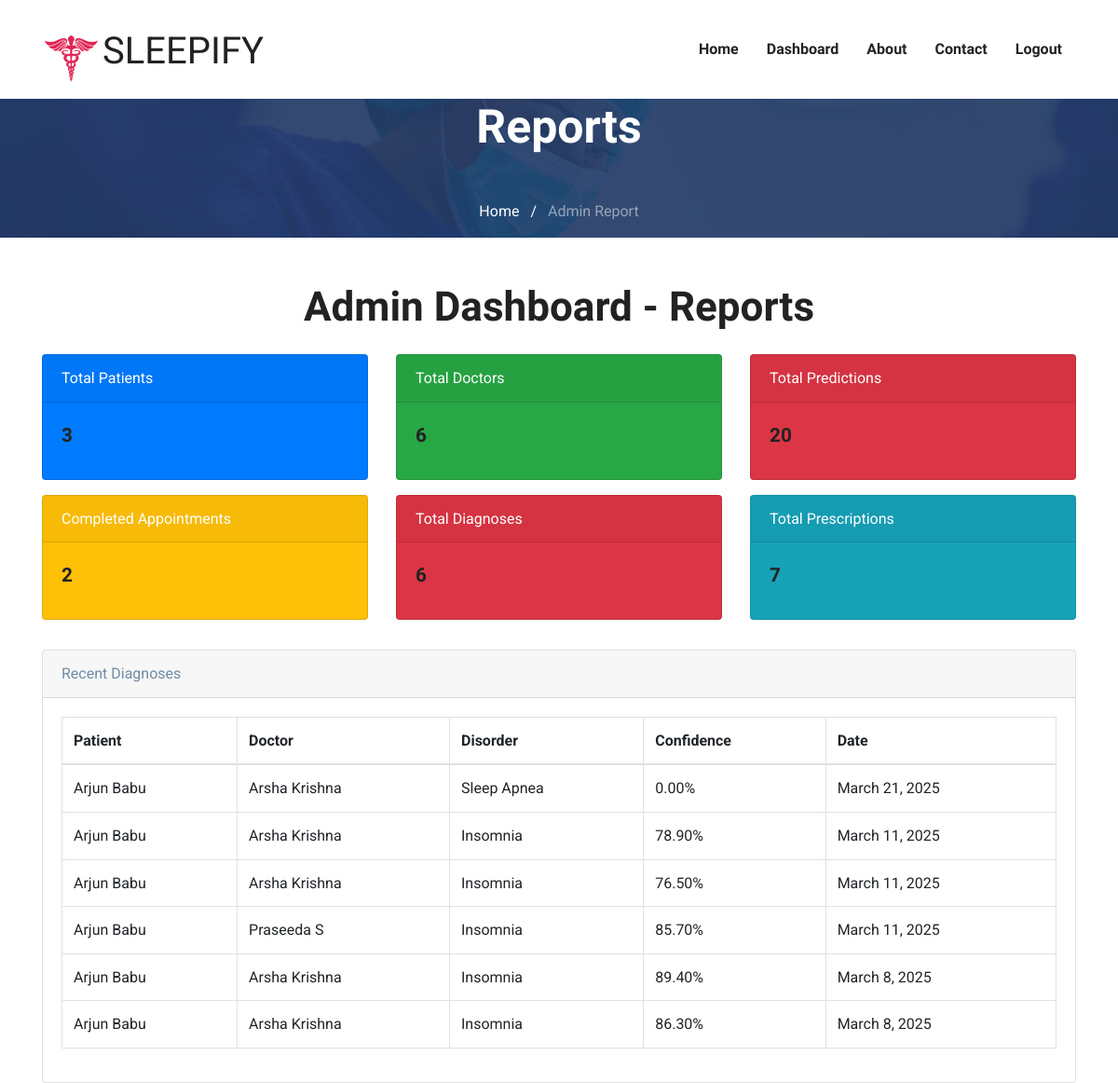
The app's page /siteAdmin/adminReports/ (signed in) with its own data.
### doctor/models.py (models this page shows, shortened)
class Diagnosis(models.Model):
    consulting = models.ForeignKey(Consulting, on_delete=models.CASCADE, related_name="diagnoses")
    diagnosis_date = models.DateField(auto_now_add=True)
    sleep_disorder = models.CharField(max_length=255)
    confidence_score = models.CharField(null=True, blank=True,max_length=15)
    notes = models.TextField(null=True, blank=True)

class Consulting(models.Model):
    doctor = models.ForeignKey(Doctor, on_delete=models.CASCADE)
    patient = models.ForeignKey(Patient, on_delete=models.CASCADE)
    started_on = models.DateField(auto_now_add=True)

### users/models.py (models this page shows, shortened)
class Patient(models.Model):
    fname = models.CharField(max_length=150)
    lname = models.CharField(max_length=150)
    dob = models.DateField(default='2001-01-01')
    gender_choices = (("Male","Male"),("Female","Female"))
    gender = models.CharField(max_length=20,default=None,null=True,blank=True,choices=gender_choices)
    email = models.EmailField( max_length=150,unique=True)
    phone = models.CharField(max_length=15,null=True,blank=True)
    password = models.CharField(max_length=150)
    created_on = models.DateField(auto_now_add=True)

class Doctor(models.Model):
    fname = models.CharField(max_length=150)
    lname = models.CharField(max_length=150)
    email = models.EmailField( max_length=150,unique=True)
    phone = models.CharField(max_length=15,unique=True,null=True,blank=True)
    gender_choices = (("Male","Male"),("Female","Female"))
    gender = models.CharField(max_length=20,default=None,null=True,blank=True,choices=gender_choices)
    password = models.CharField(max_length=150)
    license = models.CharField(default=None,max_length=255)
    SPECIALIST_CHOICES = (
    ("Neurologist", "Neurologist"),
    ("Psychiatrist", "Psychiatrist"),
    ("Primary Care Physician", "Primary Care Physician"),
    ("Sleep Specialist", "Sleep Specialist"),
    )
    specialization = models.CharField(max_length=50, default=None, null=True, blank=True, choices=SPECIALIST_CHOICES)
    stts = models.BooleanField(default=False)
    created_on = models.DateField(auto_now_add=True)
    profile_picture = models.ImageField(upload_to='doctor_profiles/', default='default/default.jpg', blank=True,null=True)
    bio = models.TextField(null=True, blank=True)

### siteAdmin/views.py (the view)
# urls.py: path("adminReports/", views.adminReports, name="adminReports"),
@admin_login_required()
def adminReports(request):
    total_patients = Patient.objects.count()
    total_doctors = Doctor.objects.count()
    total_diagnoses = Diagnosis.objects.count()
    total_predictions = Prediction.objects.count()
    completed_appointments = Appointment.objects.filter(status="Completed").count()
    total_prescriptions = Prescription.objects.count()
    recent_diagnoses = Diagnosis.objects.order_by('-diagnosis_date')[:10]  # Show last 10 diagnoses
    context = {
        "total_patients": total_patients,
        "total_doctors": total_doctors,
        "total_diagnoses": total_diagnoses,
        "completed_appointments": completed_appointments,
        "total_prescriptions": total_prescriptions,
        "total_predictions": total_predictions,
        "recent_diagnoses": recent_diagnoses,
    }
    return render(request, "siteAdmin/reports.html", context)

### templates/siteAdmin/reports.html (shortened to what this page needs)
{% extends '../base.html' %}
{% load static %}
{% block body %}
{% include "siteAdmin/nav.html" %}
<section class="bg-1">
    <div class="container">
      <div class="row">
        <div class="col-md-12">
          <div class="block text-center">
            <h1 class="text-capitalize mb-5 text-lg text-white">Reports</h1>
            <ul class="list-inline breadcumb-nav">
              <li class="list-inline-item"><a href="{% url 'adminHome' %}" class="text-white">Home</a></li>
              <li class="list-inline-item"><span class="text-white">/</span></li>
              <li class="list-inline-item"><a href="#" class="text-white-50">Admin Report</a></li>
            </ul>
          </div>
        </div>
      </div>
    </div>
</section>
<div class="container mt-5">
    <h2 class="text-center mb-4">Admin Dashboard - Reports</h2>
    <div class="row">
        <div class="col-md-4">
            <div class="card text-white bg-primary mb-3">
                <div class="card-header">Total Patients</div>
                <div class="card-body">
                    <h4 class="card-title">{{ total_patients }}</h4>
                </div>
            </div>
        </div>
        <div class="col-md-4">
            <div class="card text-white bg-success mb-3">
                <div class="card-header">Total Doctors</div>
                <div class="card-body">
                    <h4 class="card-title">{{ total_doctors }}</h4>
                </div>
            </div>
        </div>
        <div class="col-md-4">
            <div class="card text-white bg-danger mb-3">
                <div class="card-header">Total Predictions</div>
                <div class="card-body">
                    <h4 class="card-title">{{ total_predictions }}</h4>
                </div>
            </div>
        </div>
    </div>
    <div class="row">
        <div class="col-md-4">
            <div class="card text-white bg-warning mb-3">
                <div class="card-header">Completed Appointments</div>
                <div class="card-body">
                    <h4 class="card-title">{{ completed_appointments }}</h4>
                </div>
            </div>
        </div>
        <div class="col-md-4">
            <div class="card text-white bg-danger mb-3">
                <div class="card-header">Total Diagnoses</div>
                <div class="card-body">
                    <h4 class="card-title">{{ total_diagnoses }}</h4>
                </div>
            </div>
        </div>
        <div class="col-md-4">
            <div class="card text-white bg-info mb-3">
                <div class="card-header">Total Prescriptions</div>
                <div class="card-body">
                    <h4 class="card-title">{{ total_prescriptions }}</h4>
                </div>
            </div>
        </div>
        <div class="col-md-12">
            <div class="card mt-3">
                <div class="card-header">Recent Diagnoses</div>
                <div class="card-body">
                    <table class="table table-bordered">
                        <thead>
                            <tr>
                                <th>Patient</th>
                                <th>Doctor</th>
                                <th>Disorder</th>
                                <th>Confidence</th>
                                <th>Date</th>
                            </tr>
                        </thead>
                        <tbody>
                            {% for diagnosis in recent_diagnoses %}
                            <tr>
                                <td>{{ diagnosis.consulting.patient.fname }} {{ diagnosis.consulting.patient.lname }}</td>
                                <td>{{ diagnosis.consulting.doctor.fname }} {{ diagnosis.consulting.doctor.lname }}</td>
                                <td>{{ diagnosis.sleep_disorder }}</td>
                                <td>{{ diagnosis.confidence_score|floatformat:2 }}%</td>
                                <td>{{ diagnosis.diagnosis_date }}</td>
                            </tr>
                            {% empty %}
                            <tr>
                                <td colspan="5" class="text-center">No recent diagnoses found.</td>
                            </tr>
                            {% endfor %}
                        </tbody>
                    </table>
                </div>
            </div>
        </div>
    </div>
</div>
{% endblock body %}

### static/css/style.css (style rules this page uses)
html { overflow-x: hidden; }
body { line-height: 1.6; font-family: "Roboto", sans-serif; -webkit-font-smoothing: antialiased; font-size: 16px; color: #6F8BA4; font-weight: 400; }
h1, .h1, h2, .h2, h3, .h3, h4, .h4, h5, .h5, h6, .h6 { font-family: "Exo", sans-serif; font-weight: 700; color: #222; }
h1, .h1 { font-size: 2.5rem; }
h2, .h2 { font-size: 44px; }
h4, .h4 { font-size: 1.3rem; line-height: 30px; }
.bg-primary { background: #223a66; }
.text-lg { font-size: 3.75rem; }
a { color: #222; text-decoration: none; transition: all .35s ease; }
.text-lg { font-size: 50px; }
.bg-1 { background: url("../images/22.jpg") no-repeat 50% 50%; background-size: cover; position: relative; }

### records on screen
Diagnosis: consulting.patient.fname "Arjun", consulting.patient.lname "Babu", consulting.doctor.fname "Arsha", consulting.doctor.lname "Krishna", sleep_disorder "Sleep Apnea", confidence_score "0.00", diagnosis_date "March 21, 2025"
Diagnosis: consulting.patient.fname "Arjun", consulting.patient.lname "Babu", consulting.doctor.fname "Arsha", consulting.doctor.lname "Krishna", sleep_disorder "Insomnia", confidence_score "78.90", diagnosis_date "March 11, 2025"
Diagnosis: consulting.patient.fname "Arjun", consulting.patient.lname "Babu", consulting.doctor.fname "Arsha", consulting.doctor.lname "Krishna", sleep_disorder "Insomnia", confidence_score "76.50", diagnosis_date "March 11, 2025"
Diagnosis: consulting.patient.fname "Arjun", consulting.patient.lname "Babu", consulting.doctor.fname "Praseeda", consulting.doctor.lname "S", sleep_disorder "Insomnia", confidence_score "85.70", diagnosis_date "March 11, 2025"
Diagnosis: consulting.patient.fname "Arjun", consulting.patient.lname "Babu", consulting.doctor.fname "Arsha", consulting.doctor.lname "Krishna", sleep_disorder "Insomnia", confidence_score "89.40", diagnosis_date "March 8, 2025"
Diagnosis: consulting.patient.fname "Arjun", consulting.patient.lname "Babu", consulting.doctor.fname "Arsha", consulting.doctor.lname "Krishna", sleep_disorder "Insomnia", confidence_score "86.30", diagnosis_date "March 8, 2025"

### other values on screen
{{ total_patients }} "3"
{{ total_doctors }} "6"
{{ total_predictions }} "20"
{{ completed_appointments }} "2"
{{ total_diagnoses }} "6"
{{ total_prescriptions }} "7"
